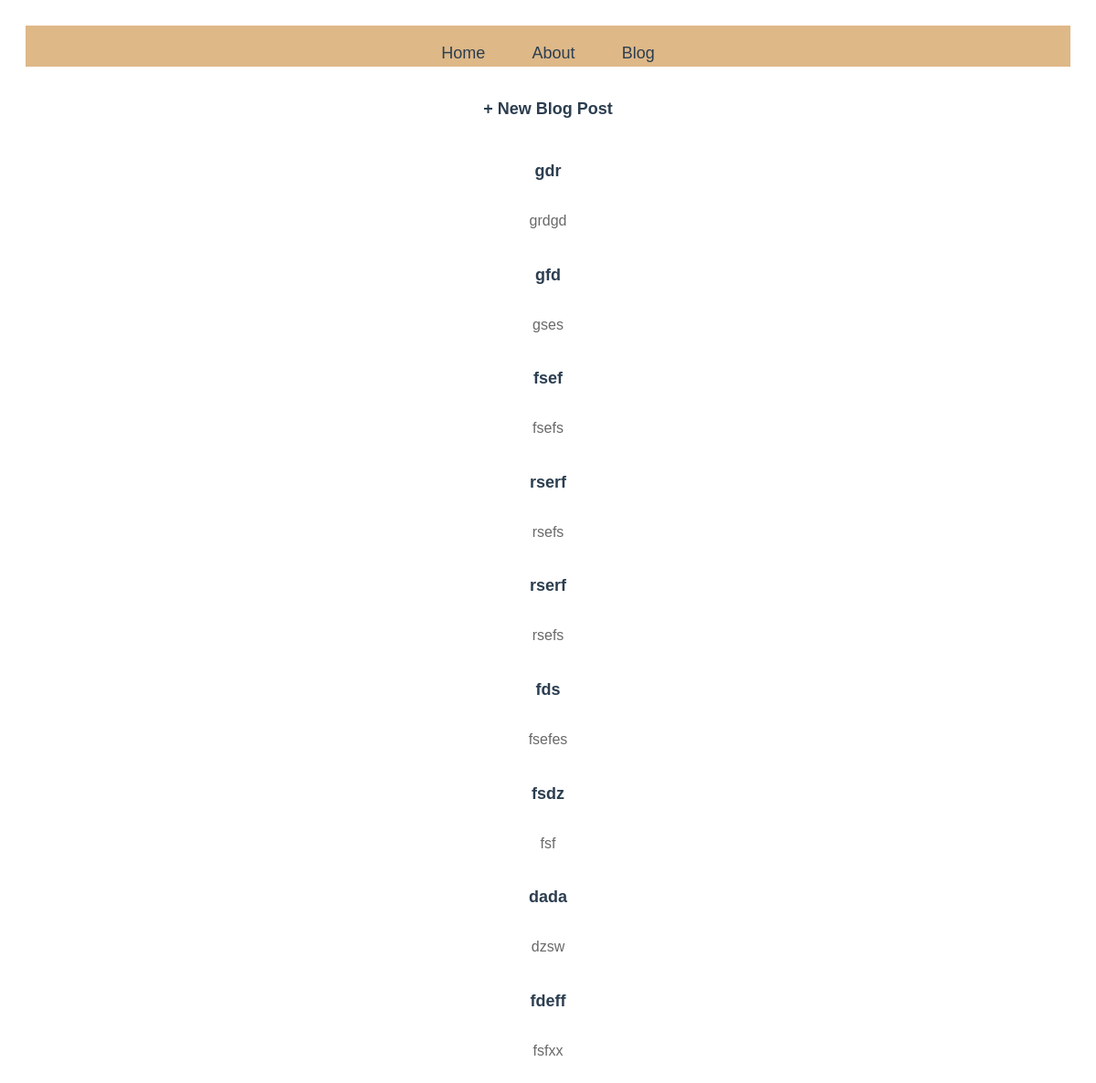
Screenshot of /blog/ with the database file from the repository.
### app/models.py (models this page shows, shortened)
class Post(models.Model):
    title = models.CharField(max_length=200)
    author = models.ForeignKey(User, on_delete=models.CASCADE)
    body = models.TextField()

### app/views.py (the view)
# urls.py: path('blog/', BlogListView.as_view(), name='blog'),
class BlogListView(ListView):
    model = Post
    context_object_name = 'posts'
    template_name = 'app/blog_list.html'

### app/templates/app/blog_list.html (shortened to what this page needs)
{% extends 'app/base.html' %}
{% load static %}
{% block content %}
   <h2> <a href="{% url 'blog_create' %}">+ New Blog Post</a></h2>
{% for post in posts %}
    <div class="post-entry">
        <h2><a href="{% url 'blog_detail' post.pk %}">{{post.title}}</a> </h2>
        <p>{{post.body}}</p>
    </div>
    {% endfor %}
{% endblock content %}

### app/templates/app/base.html (shortened to what this page needs)
{% load static %}
<!DOCTYPE html>
<html lang="en">
<head>
    <link rel="stylesheet" href="{% static 'css/base.css' %}"
</head>
<body>
{% include 'app/navbar.html' %}
{% block content %}{% endblock %}
</body>
</html>

### app/templates/app/navbar.html
<header>
   <a href="{% url 'home' %}">Home</a>
  <a href="{% url 'about' %}">About</a>
  <a href="{% url 'blog' %}">Blog</a>
</header>

### static/css/base.css (style rules this page uses)
body { background-color: whitesmoke; font-family: Arial, sans-serif; text-align: center; padding: 20px; }
body { background-color: white; font-family: Arial, sans-serif; line-height: 2; padding: 20px; }
h2 { color: #34495e; margin-top: 20px; margin-bottom: 5px; }
p { color: dimgrey; margin-bottom: 15px; }
a { color: deepskyblue; text-decoration: none; }
a { position: relative; cursor: pointer; color: #2c3e50; }
h1, h2 { margin: 20px 0; }
p { line-height: 1.6; }
header { color: white; display: block; margin: auto; background-color: burlywood; width: 100%; text-align: center; font:40px " Poppins", sans-serif; }
a { text-decoration: none; margin: 0 20px; font-size: 18px; transition: color 0.3s; }

### rows the page displays
Post: title "gdr", body "grdgd"
Post: title "gfd", body "gses"
Post: title "fsef", body "fsefs"
Post: title "rserf", body "rsefs"
Post: title "rserf", body "rsefs"
Post: title "fds", body "fsefes"
Post: title "fsdz", body "fsf"
Post: title "dada", body "dzsw"
Post: title "fdeff", body "fsfxx"
